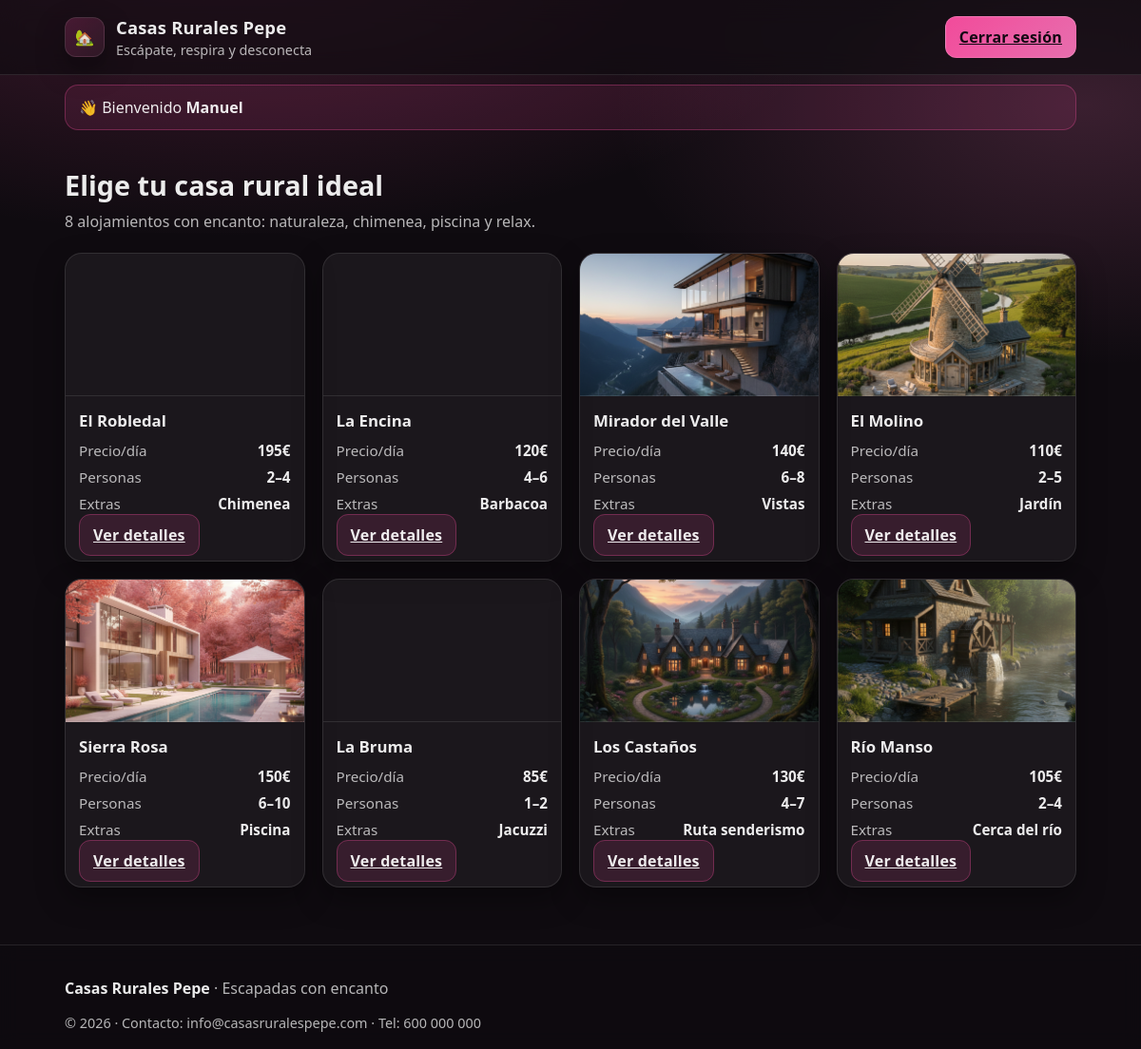
The app's page /index.php (signed in) with its own data.
### tables this page shows
CREATE TABLE casas (
  id INTEGER PRIMARY KEY AUTOINCREMENT,
  nombre TEXT NOT NULL UNIQUE,
  precio_dia INTEGER NOT NULL CHECK(precio_dia >= 0),
  personas_min INTEGER NOT NULL CHECK(personas_min >= 1),
  personas_max INTEGER NOT NULL CHECK(personas_max >= personas_min),
  extras TEXT NOT NULL,
  imagen TEXT,                -- ruta local (opcional)
  activa INTEGER NOT NULL DEFAULT 1 CHECK(activa IN (0,1))
);

### index.php (the view, shortened to what this page needs)
<?php
require __DIR__ . '/db_connection.php';
$stmt = $pdo->prepare("SELECT id, nombre, precio_dia, personas_min, personas_max, extras, imagen
                       FROM casas
                       WHERE activa = 1
                       ORDER BY id ASC");
$stmt->execute();
$casas = $stmt->fetchAll();
function e(string $value): string {
  return htmlspecialchars($value, ENT_QUOTES | ENT_SUBSTITUTE, 'UTF-8');
}
$logueado = !empty($_SESSION['usuario']);
$nombreBienvenida = $logueado ? (string)($_SESSION['usuario']['nombre'] ?? $_SESSION['usuario']['nombre_usuario'] ?? '') : '';
?>
<!DOCTYPE html>
<html lang="es">
<head>
  <link rel="stylesheet" href="styles.css" />
</head>
<body>
  <header class="header">
    <div class="header__inner">
      <div class="brand">
        <span class="brand__logo">🏡</span>
        <div class="brand__text">
          <h1 class="brand__title">Casas Rurales Pepe</h1>
          <p class="brand__subtitle">Escápate, respira y desconecta</p>
        </div>
      </div>
      <nav class="nav">
        <?php if (!$logueado): ?>
          <a class="btn btn--ghost" href="login.php">Iniciar sesión</a>
          <a class="btn btn--primary" href="register.php">Registrarse</a>
        <?php else: ?>
          <a class="btn btn--primary" href="logout.php">Cerrar sesión</a>
        <?php endif; ?>
      </nav>
    </div>
  </header>
  <div style="max-width:1100px;margin:10px auto 0;padding:0 18px;">
    <?php if ($logueado): ?>
      <div style="padding:12px 14px;border:1px solid rgba(255,79,163,0.30);border-radius:14px;background:rgba(255,79,163,0.10);">
        👋 Bienvenido <strong><?= e($nombreBienvenida) ?></strong>
      </div>
    <?php else: ?>
      <div style="padding:12px 14px;border:1px solid rgba(255,255,255,0.10);border-radius:14px;background:rgba(255,255,255,0.04);">
        Inicia sesión para ver detalles y poder comentar reseñas.
      </div>
    <?php endif; ?>
  </div>
  <main class="main">
    <section class="hero">
      <h2 class="hero__title">Elige tu casa rural ideal</h2>
      <p class="hero__desc">
        8 alojamientos con encanto: naturaleza, chimenea, piscina y relax.
      </p>
    </section>
    <section class="grid" aria-label="Listado de casas rurales">
      <?php if (empty($casas)): ?>
        <div style="padding:14px;border:1px solid rgba(255,255,255,0.10);border-radius:14px;background:rgba(255,255,255,0.05);">
          No hay casas disponibles ahora mismo.
        </div>
      <?php else: ?>
        <?php foreach ($casas as $casa): ?>
          <?php
            $id     = (int)$casa['id'];
            $nombre = (string)$casa['nombre'];
            $precio = (int)$casa['precio_dia'];
            $pmin   = (int)$casa['personas_min'];
            $pmax   = (int)$casa['personas_max'];
            $extras = (string)$casa['extras'];
            $imagen = isset($casa['imagen']) ? trim((string)$casa['imagen']) : '';
            $bgStyle = '';
            if ($imagen !== '') {
              $bgStyle = "background-image: url('" . e($imagen) . "'); background-size: cover; background-position: center;";
            }
            $detalleUrl = $logueado ? ("casa.php?id=" . $id) : "login.php";
          ?>
          <article class="card" data-id="<?= $id ?>">
            <div class="card__img" role="img" aria-label="Casa <?= e($nombre) ?>" style="<?= $bgStyle ?>"></div>
            <div class="card__body">
              <h3 class="card__title"><?= e($nombre) ?></h3>
              <ul class="card__meta">
                <li><span>Precio/día</span><strong><?= $precio ?>€</strong></li>
                <li><span>Personas</span><strong><?= $pmin ?>–<?= $pmax ?></strong></li>
                <li><span>Extras</span><strong><?= e($extras) ?></strong></li>
              </ul>
              <a class="btn btn--secondary" href="<?= e($detalleUrl) ?>">
                Ver detalles
              </a>
            </div>
          </article>
        <?php endforeach; ?>
      <?php endif; ?>
    </section>
  </main>
  <footer class="footer">
    <div class="footer__inner">
      <p><strong>Casas Rurales Pepe</strong> · Escapadas con encanto</p>
      <p class="footer__small">
        © <span id="year"></span> · Contacto: info@casasruralespepe.com · Tel: 600 000 000
      </p>
    </div>
  </footer>
</body>
</html>

### styles.css (style rules this page uses)
:root { --bg: #0f0b10; --panel: rgba(255, 255, 255, 0.06); --panel-2: rgba(255, 255, 255, 0.10); --text: rgba(255, 255, 255, 0.92); --muted: rgba(255, 255, 255, 0.70); --pink: #ff4fa3; --pink-2: #ff7abf; --stroke: rgba(255, 255, 255, 0.10); --shadow: 0 12px 30px rgba(0, 0, 0, 0.35); }
* { box-sizing: border-box; }
body { margin: 0; font-family: system-ui, -apple-system, Segoe UI, Roboto, Arial, sans-serif; background: radial-gradient(1200px 600px at 20% -10%, rgba(255, 79, 163, 0.25), transparent 60%), radial-gradient(900px 500px at 95% 10%, rgba(255, 122, 191, 0.18), transparent 55%), var(--bg); color: var(--text); }
.header { position: sticky; top: 0; z-index: 10; backdrop-filter: blur(12px); background: rgba(15, 11, 16, 0.65); border-bottom: 1px solid var(--stroke); }
.header__inner { max-width: 1100px; margin: 0 auto; padding: 16px 18px; display: flex; align-items: center; justify-content: space-between; gap: 16px; }
.brand { display: flex; align-items: center; gap: 12px; }
.brand__logo { width: 42px; height: 42px; display: grid; place-items: center; background: linear-gradient(135deg, rgba(255, 79, 163, 0.20), rgba(255, 122, 191, 0.10)); border: 1px solid var(--stroke); border-radius: 12px; box-shadow: var(--shadow); }
.brand__title { margin: 0; font-size: 1.15rem; letter-spacing: 0.2px; }
.brand__subtitle { margin: 2px 0 0 0; color: var(--muted); font-size: 0.9rem; }
.nav { display: flex; gap: 10px; }
.btn { appearance: none; border: 1px solid var(--stroke); background: var(--panel); color: var(--text); padding: 10px 14px; border-radius: 12px; cursor: pointer; font-weight: 600; letter-spacing: 0.2px; transition: transform 0.06s ease, background 0.2s ease, border-color 0.2s ease; }
.btn--primary { background: linear-gradient(135deg, rgba(255, 79, 163, 0.95), rgba(255, 122, 191, 0.9)); border-color: rgba(255, 255, 255, 0.16); color: #120912; }
.btn--secondary { width: 100%; background: rgba(255, 79, 163, 0.12); border-color: rgba(255, 79, 163, 0.30); }
.main { max-width: 1100px; margin: 0 auto; padding: 24px 18px 60px; }
.hero { padding: 14px 0 22px; }
.hero__title { margin: 0; font-size: 1.8rem; }
.hero__desc { margin: 8px 0 0; color: var(--muted); max-width: 680px; }
.grid { display: grid; grid-template-columns: repeat(4, 1fr); gap: 18px; }
.card { background: rgba(255, 255, 255, 0.05); border: 1px solid var(--stroke); border-radius: 18px; overflow: hidden; box-shadow: var(--shadow); }
.card__img { height: 150px; background: radial-gradient(300px 120px at 10% 10%, rgba(255, 79, 163, 0.25), transparent 60%), radial-gradient(260px 140px at 90% 0%, rgba(255, 122, 191, 0.20), transparent 55%), linear-gradient(135deg, rgba(255, 255, 255, 0.08), rgba(255, 255, 255, 0.02)); border-bottom: 1px solid var(--stroke); }
.card__body { padding: 14px 14px 16px; }
.card__title { margin: 0 0 10px; font-size: 1.05rem; }
.card__meta { list-style: none; padding: 0; margin: 0 0 12px; display: grid; gap: 8px; }
.card__meta li { display: flex; justify-content: space-between; align-items: center; color: var(--muted); font-size: 0.95rem; }
.card__meta strong { color: var(--text); }
.footer { border-top: 1px solid var(--stroke); background: rgba(15, 11, 16, 0.65); backdrop-filter: blur(10px); }
.footer__inner { max-width: 1100px; margin: 0 auto; padding: 18px 18px; color: var(--muted); }
.footer__inner strong { color: var(--text); }
.footer__small { margin: 6px 0 0 0; font-size: 0.9rem; }

### records on screen
casas: nombre "El Robledal", precio_dia "195", personas_min "2", personas_max "4", extras "Chimenea"
casas: nombre "La Encina", precio_dia "120", personas_min "4", personas_max "6", extras "Barbacoa"
casas: imagen (picture), nombre "Mirador del Valle", precio_dia "140", personas_min "6", personas_max "8", extras "Vistas"
casas: imagen (picture), nombre "El Molino", precio_dia "110", personas_min "2", personas_max "5", extras "Jardín"
casas: imagen (picture), nombre "Sierra Rosa", precio_dia "150", personas_min "6", personas_max "10", extras "Piscina"
casas: nombre "La Bruma", precio_dia "85", personas_min "1", personas_max "2", extras "Jacuzzi"
casas: imagen (picture), nombre "Los Castaños", precio_dia "130", personas_min "4", personas_max "7", extras "Ruta senderismo"
casas: imagen (picture), nombre "Río Manso", precio_dia "105", personas_min "2", personas_max "4", extras "Cerca del río"

### other values on screen
$nombreBienvenida "Manuel"
